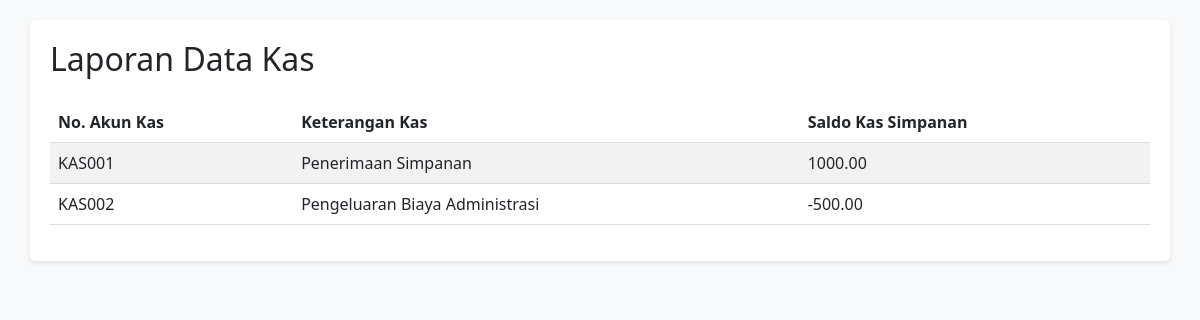
The page /laporan_saldo_kas.php on the database its author committed.
### tables this page shows
CREATE TABLE `kas` (
  `No_akun_kas` varchar(20) NOT NULL,
  `Keterangan_kas` varchar(255) DEFAULT NULL,
  `Saldo_kas_simpanan` decimal(10,2) DEFAULT NULL
);

### laporan_saldo_kas.php (the view, shortened to what this page needs)
<!DOCTYPE html>
<html>
<head>
    <link rel="stylesheet" href="https://cdn.jsdelivr.net/npm/bootstrap@5.3.0/dist/css/bootstrap.min.css">
</head>
<body>
    <div class="container">
        <h2 class="mb-4">Laporan Data Kas</h2>
        <div class="table-responsive">
            <table class="table table-striped">
                <thead class="thead-light">
                    <tr>
                        <th>No. Akun Kas</th>
                        <th>Keterangan Kas</th>
                        <th>Saldo Kas Simpanan</th>
                    </tr>
                </thead>
                <tbody>
                <?php
$host = 'localhost';
$db   = 'koperasi';
$user = 'root';
$pass = '';
$dsn = "mysql:host=$host;dbname=$db;charset=utf8mb4";
try {
    $pdo = new PDO($dsn, $user, $pass);
    $pdo->setAttribute(PDO::ATTR_ERRMODE, PDO::ERRMODE_EXCEPTION);
    $sql = "SELECT No_akun_kas, Keterangan_kas, Saldo_kas_simpanan FROM kas";
    $stmt = $pdo->prepare($sql);
    $stmt->execute();
    $kas = $stmt->fetchAll(PDO::FETCH_ASSOC);
    foreach ($kas as $row) {
        echo "<tr>";
        echo "<td>".$row['No_akun_kas']."</td>";
        echo "<td>".$row['Keterangan_kas']."</td>";
        echo "<td>".$row['Saldo_kas_simpanan']."</td>";
        echo "</tr>";
    }
    echo "</table>";
} catch(PDOException $e) {
    echo "Error: " . $e->getMessage();
}
?>
        </div>
    </div>
</body>
</html>

### laporan_saldo_kas.php (style rules this page uses)
body { padding-top: 20px; background-color: #f8f9fa; }
.container { background-color: #fff; padding: 20px; border-radius: 5px; box-shadow: 0 2px 5px rgba(0, 0, 0, 0.1); }
h2 { margin-bottom: 20px; }
table { width: 100%; border-collapse: collapse; }
th, td { padding: 10px; text-align: left; border-bottom: 1px solid #ddd; }
th { background-color: #f2f2f2; }

### rows shown on the page
kas: No_akun_kas "KAS001", Keterangan_kas "Penerimaan Simpanan", Saldo_kas_simpanan "1000.00"
kas: No_akun_kas "KAS002", Keterangan_kas "Pengeluaran Biaya Administrasi", Saldo_kas_simpanan "-500.00"
